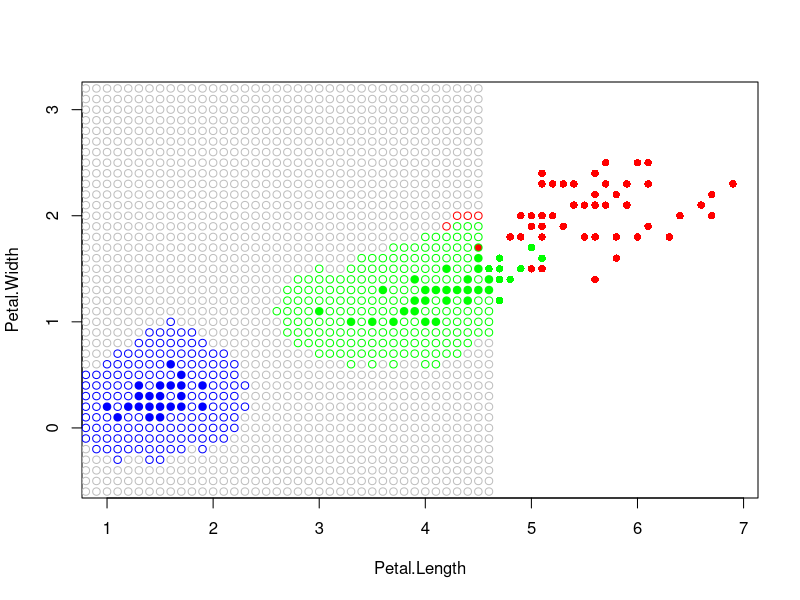

Source code (R): (Note: a time limit stopped this script after it produced the figure.)
euclidean <- function(a, b) sqrt(sum((a - b) ^ 2))

rectKernel <- function(dist, h) if (dist <= h) 0.5 else 0

trKernel <- function(dist, h) if (dist <= h) (h - dist) / h else 0

epKernel <- function(dist, h) if (dist <= h) (1 - dist ^ 2) * 0.75 else 0

gaussKernel <- function(dist, h) exp(sqrt(h / pi * 0.5) * -0.5 * (dist * h) ^ 2)

kvKernel <-function(dist, h) if (dist <= h) 15 / 16 * (1 - (dist / h) ^ 2) ^ 2 else 0

parzen <- function(dset, labels, point, h, kernel, dist = euclidean) {
  dsetLength <- length(dset[,1])
  distances <- array(dim = c(dsetLength))
  
  uLabels <- unique(labels)
  # print("LABBB")
  # print(apply(uLabels, 1, paste))
  classScores <- array(0L, dim = c(length(uLabels)))
  names(classScores) = uLabels;
  classScores["undefined"] <- 0.000001
  
  for (i in 1:dsetLength) {
    classScores[labels[i]] <- classScores[labels[i]] + kernel(dist(point, dset[i,]), h)
  }
  
  return(names(which.max(classScores)))
}

generateMaps <- function() {
  xs <- seq(from = 0.5, to = 7.5, by = 0.1)
  ys <- seq(from = -1, to = 3.5, by = 0.1)
  
  colors <- c("setosa" = "blue", "virginica" = "red", "versicolor" = "green", "undefined" = "grey")
  
  kernels <- c("rect" = rectKernel, "tr" = trKernel, "ep" = epKernel, "gauss" = gaussKernel, "kv" = kvKernel)
  
  # par(mfrow = c(length(kernels) / 2, 2), pty="s", mar=c(1,1,1,1))
  
  index <- 1
  for (kernelName in names(kernels)) {
    kernel <- kernels[[kernelName]]
    png(sprintf("plot-%03d.png", index), width = 1024, height = 700, unit = "px", pointsize = 20)
    cat("Kernel:", kernelName, index, "of", length(kernels), "\n")
    index <- index + 1
    plot(iris[, 3:4], col = colors[paste(iris$Species)], pch=16, asp=1)
    
    all <- length(xs) * length(ys)
    progress = 1
    for (i in xs) {
      for (j in ys) {
        cat("\rProcessing point", progress, "of", all)
        progress <- progress + 1
        result <- parzen(iris[3:4], paste(iris$Species), c(i, j), 0.4, kernel)
        points(i, j, col = colors[result], pch = 21)
      }
    }
    cat("\rDone.                      \n")
    dev.off()
  }
}


parzen_loo <- function (dset, labels, kernel, hs) {
  dsetLen <- dim(dset)[1]
  hLen <- length(hs)
  ans <- array(0L, dim = c(hLen))
  
  for (i in 1:hLen) {
    cat("h:", hs[i], "index:", i, "of", hLen, "\n")
    for (j in 1:dsetLen) {
      cat("\rProcessing sample", j, "of", dsetLen)
      tmpRes <- parzen(dset[-j,], labels[-j], dset[j,], hs[i], kernel)
      #print(tmpRes)
      #print(paste(labels[j]))
      if (tmpRes != paste(labels[j])) {
        ans[i] <- ans[i] + 1
      }
    }
    print(ans)
  }
  
  ans <- ans / dsetLen
  return (ans)
}

generateLoos <- function() {
  kernels <- c("tr" = trKernel, "ep" = epKernel, "gauss" = gaussKernel, "kv" = kvKernel)
  hs <- seq(from = 0, to = 6, by = 0.2)
  
  index <- 1
  for (kernelName in names(kernels)) {
    kernel <- kernels[[kernelName]]
    png(sprintf("loo-%03d.png", index), width = 1324, height = 700, unit = "px", pointsize = 20)
    cat("Kernel:", kernelName, index, "of", length(kernels), "\n")
    index <- index + 1
    
    loo <- parzen_loo(iris[3:4], iris$Species, kernel, hs)
    plot(hs, loo, type="l", xlab="h", ylab="LOO")
    points(hs[which.min(loo)], loo[which.min(loo)], pch = 19, col = "red")
    text(hs[which.min(loo)], loo[which.min(loo)] + 0.05, paste("best:", hs[which.min(loo)]))
    
    cat("\rDone.                      \n")
    dev.off()
  }
}


# generateLoos()
generateMaps()

#parzen(iris[3:4], paste(iris$Species), c(4, 1), 0.4, rectKernel)
